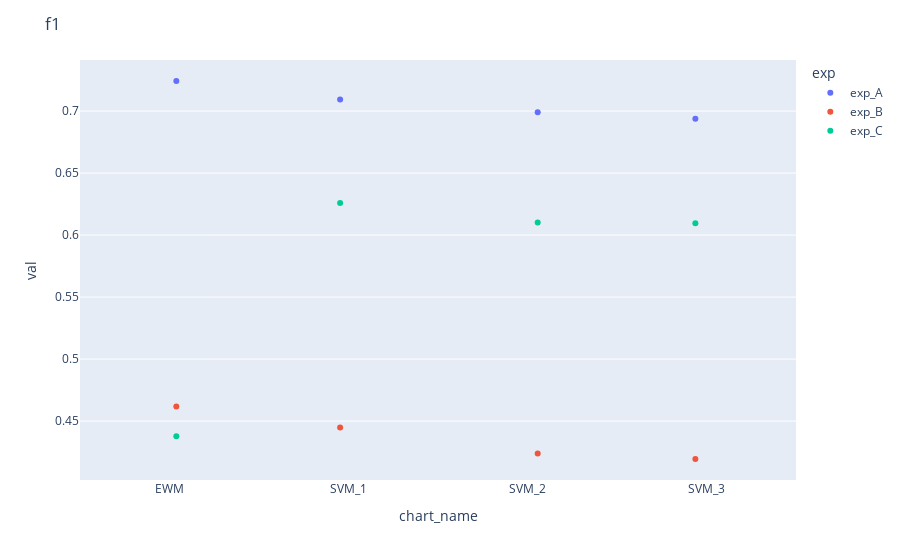
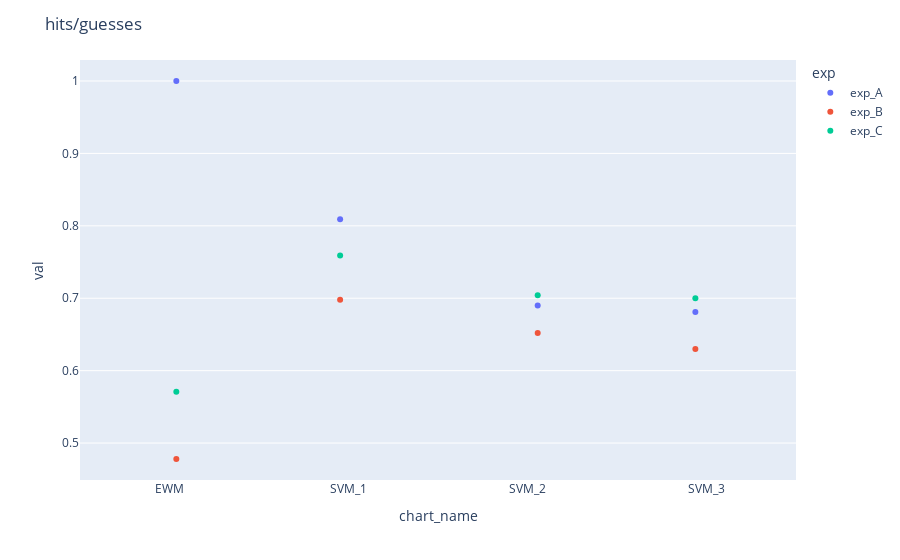
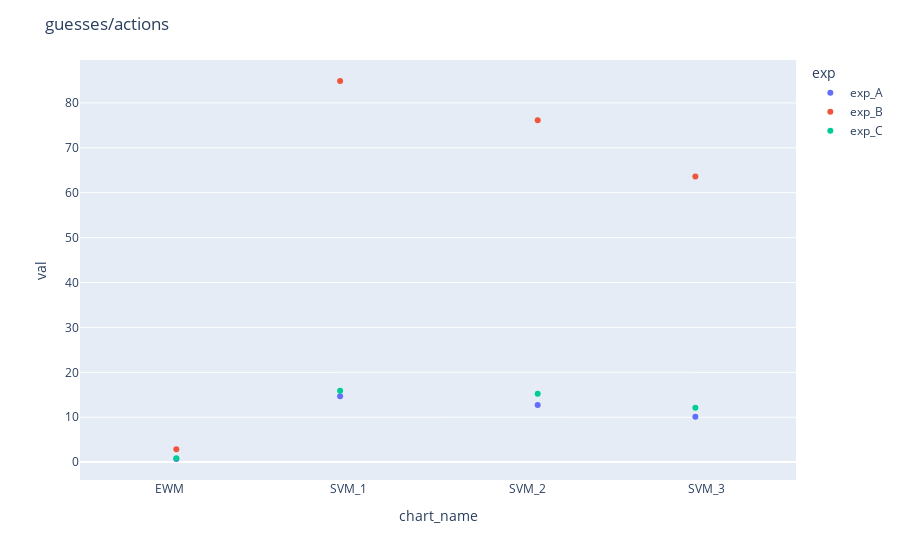
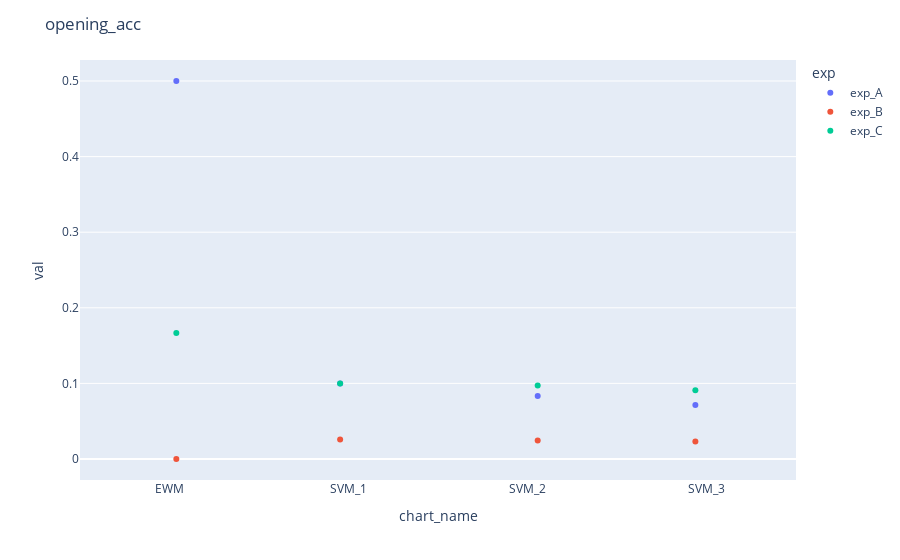

Notebook code for these charts, in order:
### Code cell
for k, v in dif_sort_dfs.items():

    fig = px.strip(v, x="chart_name", y="val", color="exp", stripmode='overlay')
    fig.update_layout(title=k)
    fig.show()

### Figure 1 — Plotly figure (JSON) as saved in the notebook; plotly's stock layout.template omitted (floating-point values rounded to 4 significant figures)
{"data": [{"alignmentgroup": "True", "boxpoints": "all", "fillcolor": "rgba(255,255,255,0)", "hoveron": "points", "hovertemplate": "exp=exp_A<br>chart_name=%{x}<br>val=%{y}<extra></extra>", "legendgroup": "exp_A", "line": {"color": "rgba(255,255,255,0)"}, "marker": {"color": "#636efa"}, "name": "exp_A", "offsetgroup": "exp_A", "orientation": "v", "pointpos": 0, "showlegend": true, "type": "box", "x": ["EWM", "SVM_1", "SVM_2", "SVM_3"], "x0": " ", "xaxis": "x", "y": [0.7242, 0.7094, 0.699, 0.6937], "y0": " ", "yaxis": "y"}, {"alignmentgroup": "True", "boxpoints": "all", "fillcolor": "rgba(255,255,255,0)", "hoveron": "points", "hovertemplate": "exp=exp_B<br>chart_name=%{x}<br>val=%{y}<extra></extra>", "legendgroup": "exp_B", "line": {"color": "rgba(255,255,255,0)"}, "marker": {"color": "#EF553B"}, "name": "exp_B", "offsetgroup": "exp_B", "orientation": "v", "pointpos": 0, "showlegend": true, "type": "box", "x": ["EWM", "SVM_1", "SVM_2", "SVM_3"], "x0": " ", "xaxis": "x", "y": [0.4617, 0.4448, 0.4238, 0.4194], "y0": " ", "yaxis": "y"}, {"alignmentgroup": "True", "boxpoints": "all", "fillcolor": "rgba(255,255,255,0)", "hoveron": "points", "hovertemplate": "exp=exp_C<br>chart_name=%{x}<br>val=%{y}<extra></extra>", "legendgroup": "exp_C", "line": {"color": "rgba(255,255,255,0)"}, "marker": {"color": "#00cc96"}, "name": "exp_C", "offsetgroup": "exp_C", "orientation": "v", "pointpos": 0, "showlegend": true, "type": "box", "x": ["EWM", "SVM_1", "SVM_2", "SVM_3"], "x0": " ", "xaxis": "x", "y": [0.4378, 0.6258, 0.6101, 0.6095], "y0": " ", "yaxis": "y"}], "layout": {"boxmode": "overlay", "legend": {"title": {"text": "exp"}, "tracegroupgap": 0}, "margin": {"t": 60}, "title": {"text": "f1"}, "xaxis": {"anchor": "y", "domain": [0, 1], "title": {"text": "chart_name"}}, "yaxis": {"anchor": "x", "domain": [0, 1], "title": {"text": "val"}}}}

### Figure 2 — Plotly figure (JSON) as saved in the notebook; plotly's stock layout.template omitted (floating-point values rounded to 4 significant figures)
{"data": [{"alignmentgroup": "True", "boxpoints": "all", "fillcolor": "rgba(255,255,255,0)", "hoveron": "points", "hovertemplate": "exp=exp_A<br>chart_name=%{x}<br>val=%{y}<extra></extra>", "legendgroup": "exp_A", "line": {"color": "rgba(255,255,255,0)"}, "marker": {"color": "#636efa"}, "name": "exp_A", "offsetgroup": "exp_A", "orientation": "v", "pointpos": 0, "showlegend": true, "type": "box", "x": ["EWM", "SVM_1", "SVM_2", "SVM_3"], "x0": " ", "xaxis": "x", "y": [1, 0.809, 0.69, 0.681], "y0": " ", "yaxis": "y"}, {"alignmentgroup": "True", "boxpoints": "all", "fillcolor": "rgba(255,255,255,0)", "hoveron": "points", "hovertemplate": "exp=exp_B<br>chart_name=%{x}<br>val=%{y}<extra></extra>", "legendgroup": "exp_B", "line": {"color": "rgba(255,255,255,0)"}, "marker": {"color": "#EF553B"}, "name": "exp_B", "offsetgroup": "exp_B", "orientation": "v", "pointpos": 0, "showlegend": true, "type": "box", "x": ["EWM", "SVM_1", "SVM_2", "SVM_3"], "x0": " ", "xaxis": "x", "y": [0.478, 0.698, 0.652, 0.63], "y0": " ", "yaxis": "y"}, {"alignmentgroup": "True", "boxpoints": "all", "fillcolor": "rgba(255,255,255,0)", "hoveron": "points", "hovertemplate": "exp=exp_C<br>chart_name=%{x}<br>val=%{y}<extra></extra>", "legendgroup": "exp_C", "line": {"color": "rgba(255,255,255,0)"}, "marker": {"color": "#00cc96"}, "name": "exp_C", "offsetgroup": "exp_C", "orientation": "v", "pointpos": 0, "showlegend": true, "type": "box", "x": ["EWM", "SVM_1", "SVM_2", "SVM_3"], "x0": " ", "xaxis": "x", "y": [0.571, 0.759, 0.704, 0.7], "y0": " ", "yaxis": "y"}], "layout": {"boxmode": "overlay", "legend": {"title": {"text": "exp"}, "tracegroupgap": 0}, "margin": {"t": 60}, "title": {"text": "hits/guesses"}, "xaxis": {"anchor": "y", "domain": [0, 1], "title": {"text": "chart_name"}}, "yaxis": {"anchor": "x", "domain": [0, 1], "title": {"text": "val"}}}}

### Figure 3 — Plotly figure (JSON) as saved in the notebook; plotly's stock layout.template omitted (floating-point values rounded to 4 significant figures)
{"data": [{"alignmentgroup": "True", "boxpoints": "all", "fillcolor": "rgba(255,255,255,0)", "hoveron": "points", "hovertemplate": "exp=exp_A<br>chart_name=%{x}<br>val=%{y}<extra></extra>", "legendgroup": "exp_A", "line": {"color": "rgba(255,255,255,0)"}, "marker": {"color": "#636efa"}, "name": "exp_A", "offsetgroup": "exp_A", "orientation": "v", "pointpos": 0, "showlegend": true, "type": "box", "x": ["EWM", "SVM_1", "SVM_2", "SVM_3"], "x0": " ", "xaxis": "x", "y": [0.692, 14.69, 12.69, 10.08], "y0": " ", "yaxis": "y"}, {"alignmentgroup": "True", "boxpoints": "all", "fillcolor": "rgba(255,255,255,0)", "hoveron": "points", "hovertemplate": "exp=exp_B<br>chart_name=%{x}<br>val=%{y}<extra></extra>", "legendgroup": "exp_B", "line": {"color": "rgba(255,255,255,0)"}, "marker": {"color": "#EF553B"}, "name": "exp_B", "offsetgroup": "exp_B", "orientation": "v", "pointpos": 0, "showlegend": true, "type": "box", "x": ["EWM", "SVM_1", "SVM_2", "SVM_3"], "x0": " ", "xaxis": "x", "y": [2.875, 84.88, 76.12, 63.62], "y0": " ", "yaxis": "y"}, {"alignmentgroup": "True", "boxpoints": "all", "fillcolor": "rgba(255,255,255,0)", "hoveron": "points", "hovertemplate": "exp=exp_C<br>chart_name=%{x}<br>val=%{y}<extra></extra>", "legendgroup": "exp_C", "line": {"color": "rgba(255,255,255,0)"}, "marker": {"color": "#00cc96"}, "name": "exp_C", "offsetgroup": "exp_C", "orientation": "v", "pointpos": 0, "showlegend": true, "type": "box", "x": ["EWM", "SVM_1", "SVM_2", "SVM_3"], "x0": " ", "xaxis": "x", "y": [0.875, 15.88, 15.25, 12.12], "y0": " ", "yaxis": "y"}], "layout": {"boxmode": "overlay", "legend": {"title": {"text": "exp"}, "tracegroupgap": 0}, "margin": {"t": 60}, "title": {"text": "guesses/actions"}, "xaxis": {"anchor": "y", "domain": [0, 1], "title": {"text": "chart_name"}}, "yaxis": {"anchor": "x", "domain": [0, 1], "title": {"text": "val"}}}}

### Figure 4 — Plotly figure (JSON) as saved in the notebook; plotly's stock layout.template omitted (floating-point values rounded to 4 significant figures)
{"data": [{"alignmentgroup": "True", "boxpoints": "all", "fillcolor": "rgba(255,255,255,0)", "hoveron": "points", "hovertemplate": "exp=exp_A<br>chart_name=%{x}<br>val=%{y}<extra></extra>", "legendgroup": "exp_A", "line": {"color": "rgba(255,255,255,0)"}, "marker": {"color": "#636efa"}, "name": "exp_A", "offsetgroup": "exp_A", "orientation": "v", "pointpos": 0, "showlegend": true, "type": "box", "x": ["EWM", "SVM_1", "SVM_2", "SVM_3"], "x0": " ", "xaxis": "x", "y": [0.5, 0.1, 0.08333, 0.07143], "y0": " ", "yaxis": "y"}, {"alignmentgroup": "True", "boxpoints": "all", "fillcolor": "rgba(255,255,255,0)", "hoveron": "points", "hovertemplate": "exp=exp_B<br>chart_name=%{x}<br>val=%{y}<extra></extra>", "legendgroup": "exp_B", "line": {"color": "rgba(255,255,255,0)"}, "marker": {"color": "#EF553B"}, "name": "exp_B", "offsetgroup": "exp_B", "orientation": "v", "pointpos": 0, "showlegend": true, "type": "box", "x": ["EWM", "SVM_1", "SVM_2", "SVM_3"], "x0": " ", "xaxis": "x", "y": [0, 0.02564, 0.02439, 0.02326], "y0": " ", "yaxis": "y"}, {"alignmentgroup": "True", "boxpoints": "all", "fillcolor": "rgba(255,255,255,0)", "hoveron": "points", "hovertemplate": "exp=exp_C<br>chart_name=%{x}<br>val=%{y}<extra></extra>", "legendgroup": "exp_C", "line": {"color": "rgba(255,255,255,0)"}, "marker": {"color": "#00cc96"}, "name": "exp_C", "offsetgroup": "exp_C", "orientation": "v", "pointpos": 0, "showlegend": true, "type": "box", "x": ["EWM", "SVM_1", "SVM_2", "SVM_3"], "x0": " ", "xaxis": "x", "y": [0.1667, 0.1, 0.09714, 0.09091], "y0": " ", "yaxis": "y"}], "layout": {"boxmode": "overlay", "legend": {"title": {"text": "exp"}, "tracegroupgap": 0}, "margin": {"t": 60}, "title": {"text": "opening_acc"}, "xaxis": {"anchor": "y", "domain": [0, 1], "title": {"text": "chart_name"}}, "yaxis": {"anchor": "x", "domain": [0, 1], "title": {"text": "val"}}}}
